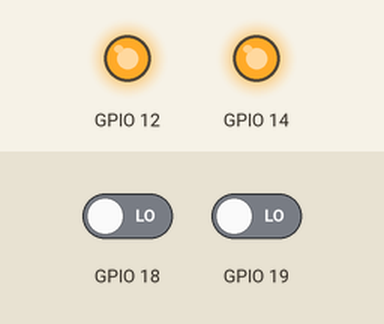
This program was run on a simulated ESP32 board running MicroPython. On the bench: output pins drawn as LEDs (lit = HIGH). Inputs (shaded band) come from the test bench; at power-on: GPIO 18 LOW, GPIO 19 LOW. What the program prints to the serial console is not drawn. At 0.1 s the program stops and its outputs stay as they are.

Above: at 0.1 s.
Timing chart, 0 to 1.6 s (numbered marks = the images above):
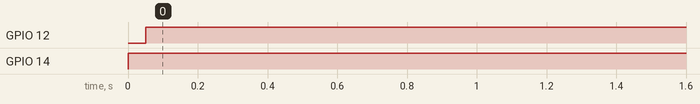

Measured:
- by itself, GPIO 12: LOW → HIGH at 0.05 s
- by itself, GPIO 14: LOW → HIGH at 0.00 s

The program:

gpio_loopback_runner.py
```python
import sys
import gpio_loopback_tests as tests


def run_all_tests():
    failures = []

    if not tests.loopback_test(14, 19):
        failures.append("GPIO 14 - 19")


    if not tests.loopback_test(12, 18):
       failures.append("GPIO 12 - 18")

    if failures:
        print("CI_RESULT: FAILED")
        print("FAULTS:")
        for f in failures:
            print(f"-{f}")
        return 1

    print("CI_RESULT: PASS")
    return 0


if __name__ == "__main__":
    sys.exit(run_all_tests())
    #run_all_tests()
```

gpio_loopback_tests.py
```python
#Board: ESP32-WROVER
#GPIOs used: GPIO 16, 17, 18
#(Safe, commonly available. Adjust if needed.)
#Each test:
#  Sets GPIO HIGH
#  Reads it back
#  Decides PASS / FAIL

#  Sets GPIO LOW
#  Reads it back
#  Decides PASS / FAIL

# Hardware wiring
#   Output GPIO         Input GPIO
#     GPIO 14             GPIO 19
#     GPIO 12             GPIO 18
from machine import Pin
import time


from machine import Pin
import time

def loopback_test(out_pin_num, in_pin_num):
    out_pin = Pin(out_pin_num, Pin.OUT)
    in_pin = Pin(in_pin_num, Pin.IN, Pin.PULL_DOWN)

    out_pin.value(1)
    time.sleep(0.05)
    if in_pin.value() != 1:
        return False

    out_pin.value(0)
    time.sleep(0.05)
    if in_pin.value() != 0:
        return False

    return True
```
